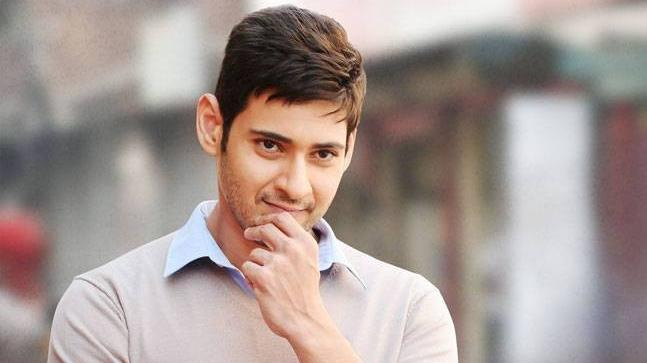
#> input picture ben.jpg, 647 x 363 px
$ python facedetect.py
#> lines starting #> are read from the running program, lines starting #| are printed output that depends on the picture
import numpy as np
import cv2
face_casc = cv2.CascadeClassifier('haarcascade_frontalface_default.xml')
img = cv2.imread('ben.jpg')
#> img is the input picture: shape (363, 647, 3); mean B, G, R 146.9, 151.5, 165.3
resized=cv2.resize(img,(600,400))
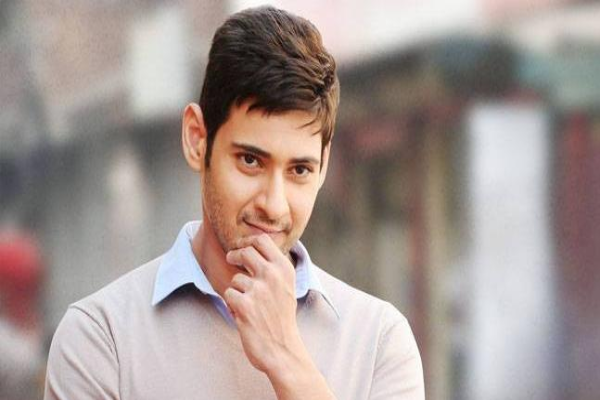
#> resized: shape (400, 600, 3); mean B, G, R 146.8, 151.4, 165.2
face = face_casc.detectMultiScale(resized,scaleFactor=1.05,minNeighbors=9)
#> face = [[191, 104, 161, 161]]
for x,y,w,h in face:
    im = cv2.rectangle(img,(x,y),(x+w,y+h),(0,255,0),2)
    cv2.imshow("mb",img)
    cv2.waitKey(0)
    cv2.destroyAllWindows()
#> this loop made 1 pass
